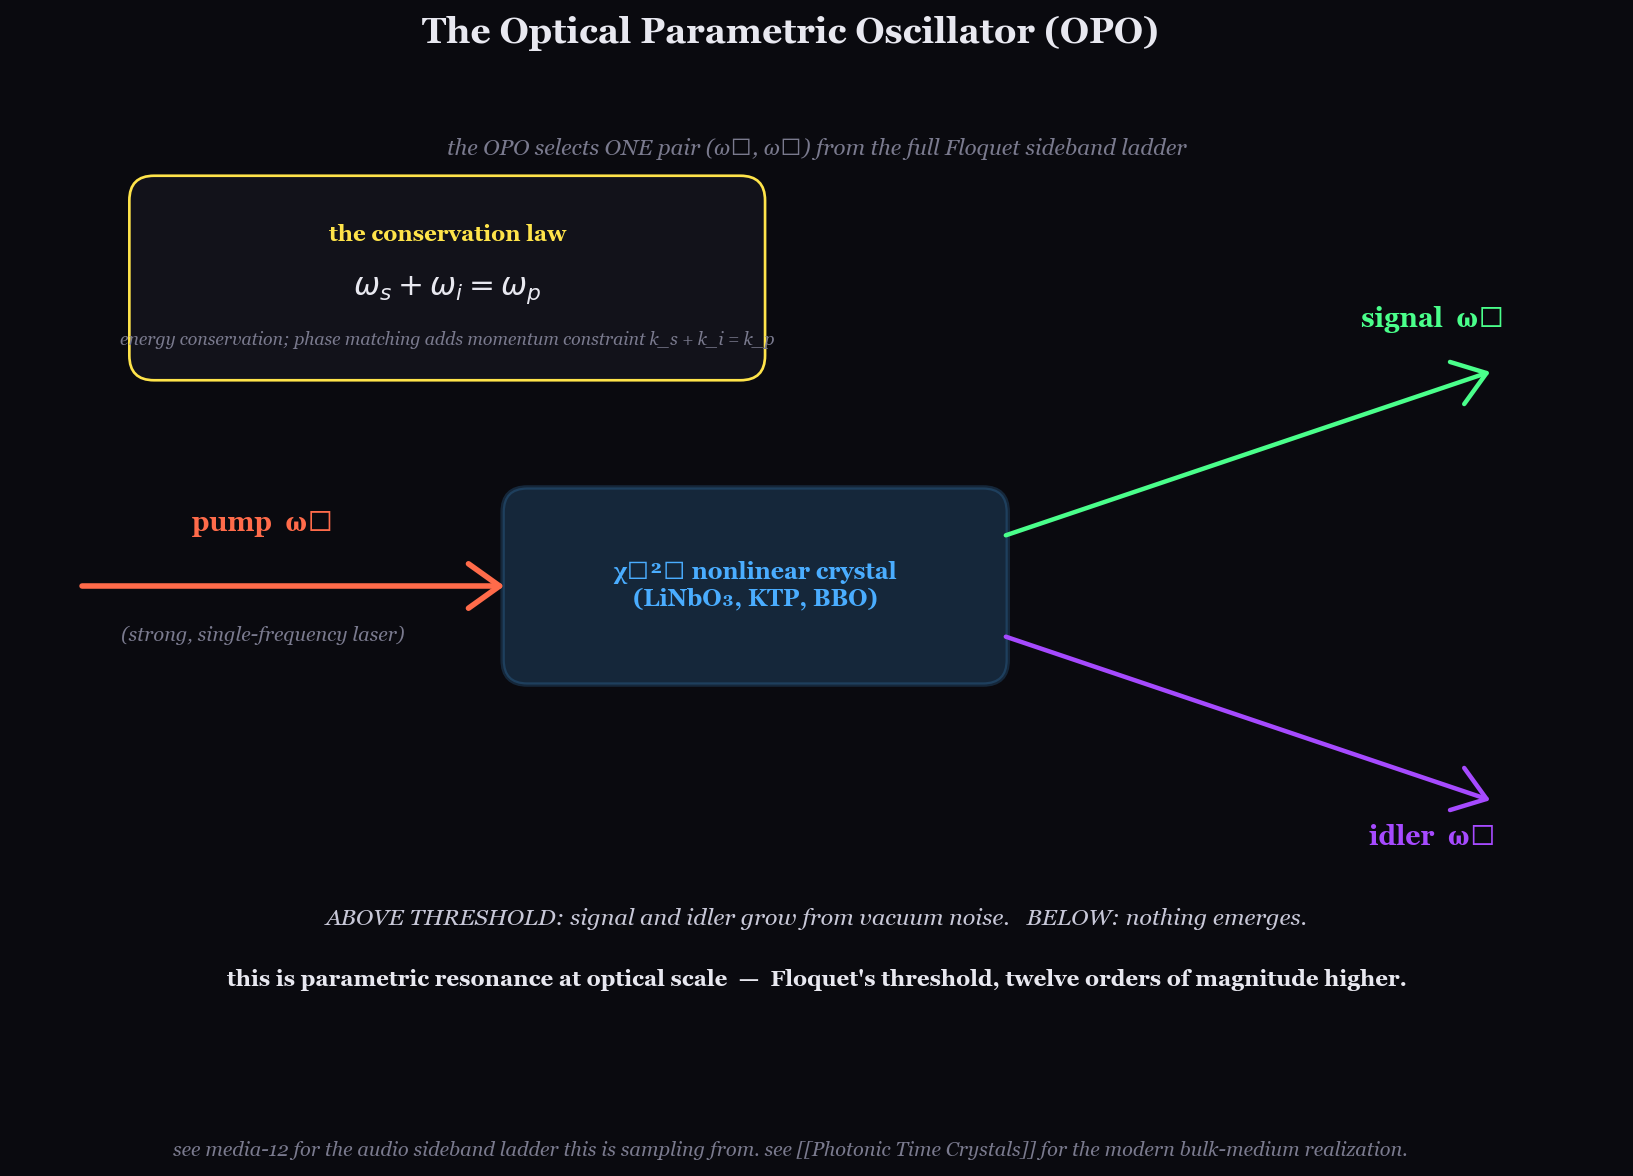

Python code for this plot:
"""
16_opo_sidebands.py — generate static/16_opo_sidebands.png.

Teaching purpose: schematic diagram of an Optical Parametric Oscillator
(OPO).  A pump laser at frequency omega_p enters a chi^(2) nonlinear
crystal (LiNbO3, KTP, BBO, ...).  The crystal converts pump photons into
SIGNAL + IDLER photon pairs satisfying:

    omega_s + omega_i = omega_p          (energy conservation)
    k_s    + k_i    = k_p                (phase matching, momentum cons.)

Above a threshold pump intensity the OPO oscillates spontaneously,
filling the cavity with signal+idler from quantum vacuum noise.
This is parametric resonance at optical frequency.  Same Floquet
equation, twelve orders of magnitude higher in carrier frequency.

The annotation cross-links to media-12 — the OPO selects ONE pair
(omega_s, omega_i) from the full Floquet sideband ladder, the pair
that satisfies phase-matching in the crystal.
"""

import sys, os
sys.path.insert(0, os.path.join(os.path.dirname(__file__), "..", "python"))

import numpy as np
import matplotlib.pyplot as plt
from matplotlib.patches import FancyArrowPatch, FancyBboxPatch, Rectangle
from mathieu_core import PALETTE, apply_dark_style


def main(out_png):
    apply_dark_style(plt)

    fig = plt.figure(figsize=(13, 7.5), dpi=160)
    ax = fig.add_subplot(111)
    ax.set_xlim(0, 13); ax.set_ylim(0, 7.5); ax.set_aspect('equal')
    ax.axis('off')

    # The crystal (a rectangle).
    crystal = FancyBboxPatch(
        (4.0, 3.0), 4.0, 1.5,
        boxstyle="round,pad=0.05,rounding_size=0.2",
        linewidth=2.0,
        edgecolor=PALETTE["multiplier"],
        facecolor=PALETTE["multiplier"], alpha=0.18)
    ax.add_patch(crystal)
    ax.text(6.0, 3.75, "χ⁽²⁾ nonlinear crystal\n(LiNbO₃, KTP, BBO)",
            ha='center', va='center', color=PALETTE["multiplier"],
            fontsize=10.5, fontweight='bold')

    # Pump beam coming in from the left.
    pump_arrow = FancyArrowPatch(
        (0.5, 3.75), (4.0, 3.75),
        arrowstyle='->,head_length=14,head_width=10',
        color=PALETTE["unstable"], lw=2.5)
    ax.add_patch(pump_arrow)
    ax.text(2.0, 4.2, "pump  ωₚ",
            ha='center', color=PALETTE["unstable"],
            fontsize=12, fontweight='bold')
    ax.text(2.0, 3.30, "(strong, single-frequency laser)",
            ha='center', color=PALETTE["text_dim"], fontsize=9, style='italic')

    # Signal and idler emerging.
    signal_arrow = FancyArrowPatch(
        (8.0, 3.75 + 0.4), (12.0, 5.5),
        arrowstyle='->,head_length=14,head_width=10',
        color=PALETTE["stable"], lw=2.0)
    ax.add_patch(signal_arrow)
    idler_arrow = FancyArrowPatch(
        (8.0, 3.75 - 0.4), (12.0, 2.0),
        arrowstyle='->,head_length=14,head_width=10',
        color=PALETTE["mod"], lw=2.0)
    ax.add_patch(idler_arrow)
    ax.text(11.5, 5.85, "signal  ωₛ", color=PALETTE["stable"],
            fontsize=12, fontweight='bold', ha='center')
    ax.text(11.5, 1.65, "idler  ωᵢ", color=PALETTE["mod"],
            fontsize=12, fontweight='bold', ha='center')

    # Conservation law inset.
    inset_box = FancyBboxPatch(
        (1.0, 5.5), 5.0, 1.5,
        boxstyle="round,pad=0.08,rounding_size=0.2",
        linewidth=1.2, edgecolor=PALETTE["marginal"],
        facecolor=PALETTE["bg_card"])
    ax.add_patch(inset_box)
    ax.text(3.5, 6.6, "the conservation law",
            ha='center', va='center', color=PALETTE["marginal"],
            fontsize=10, fontweight='bold')
    ax.text(3.5, 6.15, r"$\omega_s + \omega_i = \omega_p$",
            ha='center', va='center', color=PALETTE["text_bright"],
            fontsize=14)
    ax.text(3.5, 5.75, "energy conservation; "
                       "phase matching adds momentum constraint k_s + k_i = k_p",
            ha='center', va='center', color=PALETTE["text_dim"],
            fontsize=8, style='italic')

    # Subtitle and cross-link annotation.
    ax.text(6.5, 1.0,
            "ABOVE THRESHOLD: signal and idler grow from vacuum noise.   "
            "BELOW: nothing emerges.",
            ha='center', color=PALETTE["text"], fontsize=10.5,
            style='italic')
    ax.text(6.5, 0.5,
            "this is parametric resonance at optical scale  —  "
            "Floquet's threshold, twelve orders of magnitude higher.",
            ha='center', color=PALETTE["text_bright"], fontsize=10,
            fontweight='bold')

    fig.suptitle("The Optical Parametric Oscillator (OPO)",
                 fontsize=16, fontweight='bold', y=0.97)
    ax.text(6.5, 7.25,
            "the OPO selects ONE pair (ωₛ, ωᵢ) from the full Floquet sideband ladder",
            ha='center', color=PALETTE["text_dim"], fontsize=10, style='italic')

    # Cross-link footer.
    fig.text(0.5, 0.02,
             "see media-12 for the audio sideband ladder this is sampling from. "
             "see [[Photonic Time Crystals]] for the modern bulk-medium realization.",
             ha='center', color=PALETTE["text_dim"], fontsize=9, style='italic')

    fig.savefig(out_png, dpi=160, bbox_inches='tight',
                facecolor=PALETTE["bg"])
    print(f"wrote {out_png}")


if __name__ == "__main__":
    main(os.path.join(os.path.dirname(__file__), "16_opo_sidebands.png"))
